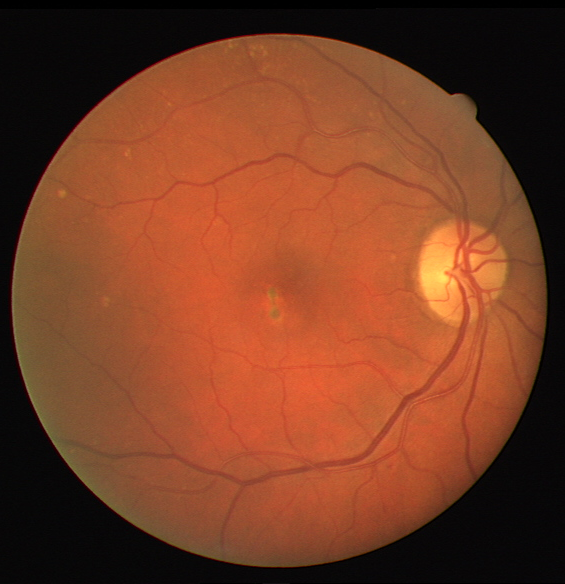
#> input picture Folha de Exercicios/Imagens/retina.tif, 565 x 584 px, found by its file name
$ python exercicio4.py
#> lines starting #> are read from the running program, lines starting #| are printed output that depends on the picture
import cv2
from matplotlib.pyplot import draw
import numpy as np

img_tif_ex4 = cv2.imread("Imagens/Retina.tif")
#> img_tif_ex4 is the input picture: shape (584, 565, 3); mean B, G, R 36.6, 61.9, 119.9
cv2.imshow("Retina.tif", img_tif_ex4)
channel_initials = list("BGR")
for channel_index in range(3):
    channel = np.zeros(shape=img_tif_ex4.shape, dtype=np.uint8)
    channel[:, :, channel_index] = img_tif_ex4[:, :, channel_index]
    cv2.imshow(f"{channel_initials[channel_index]}-RGB", channel)
#> this loop made 3 passes
#> pass 1, `cv2.imshow(f"{channel_initials[channel_index]}-RGB", channel)`:
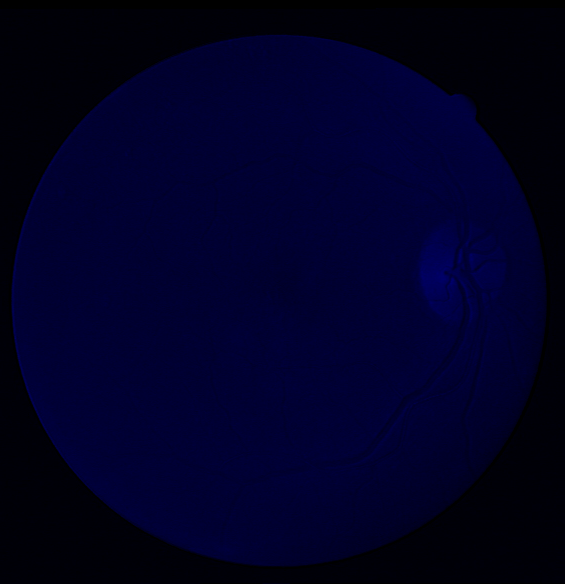
#> window 'B-RGB': shape (584, 565, 3); mean B, G, R 36.6, 0, 0
#> pass 2, `cv2.imshow(f"{channel_initials[channel_index]}-RGB", channel)`:
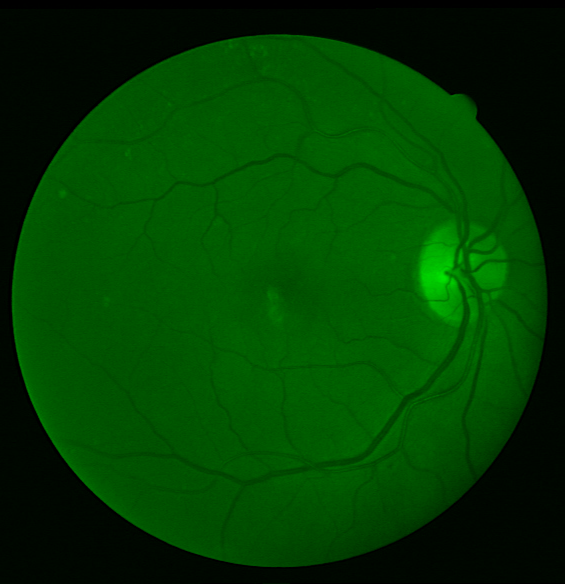
#> window 'G-RGB': shape (584, 565, 3); mean B, G, R 0, 61.9, 0
#> after the loop:
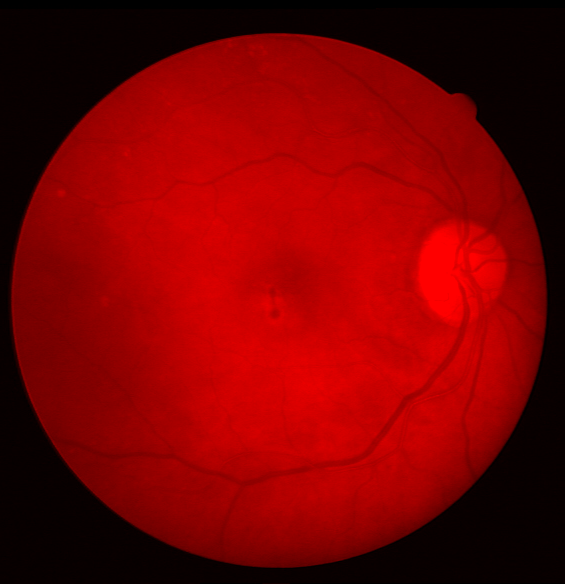
#> channel: shape (584, 565, 3); mean B, G, R 0, 0, 119.9
